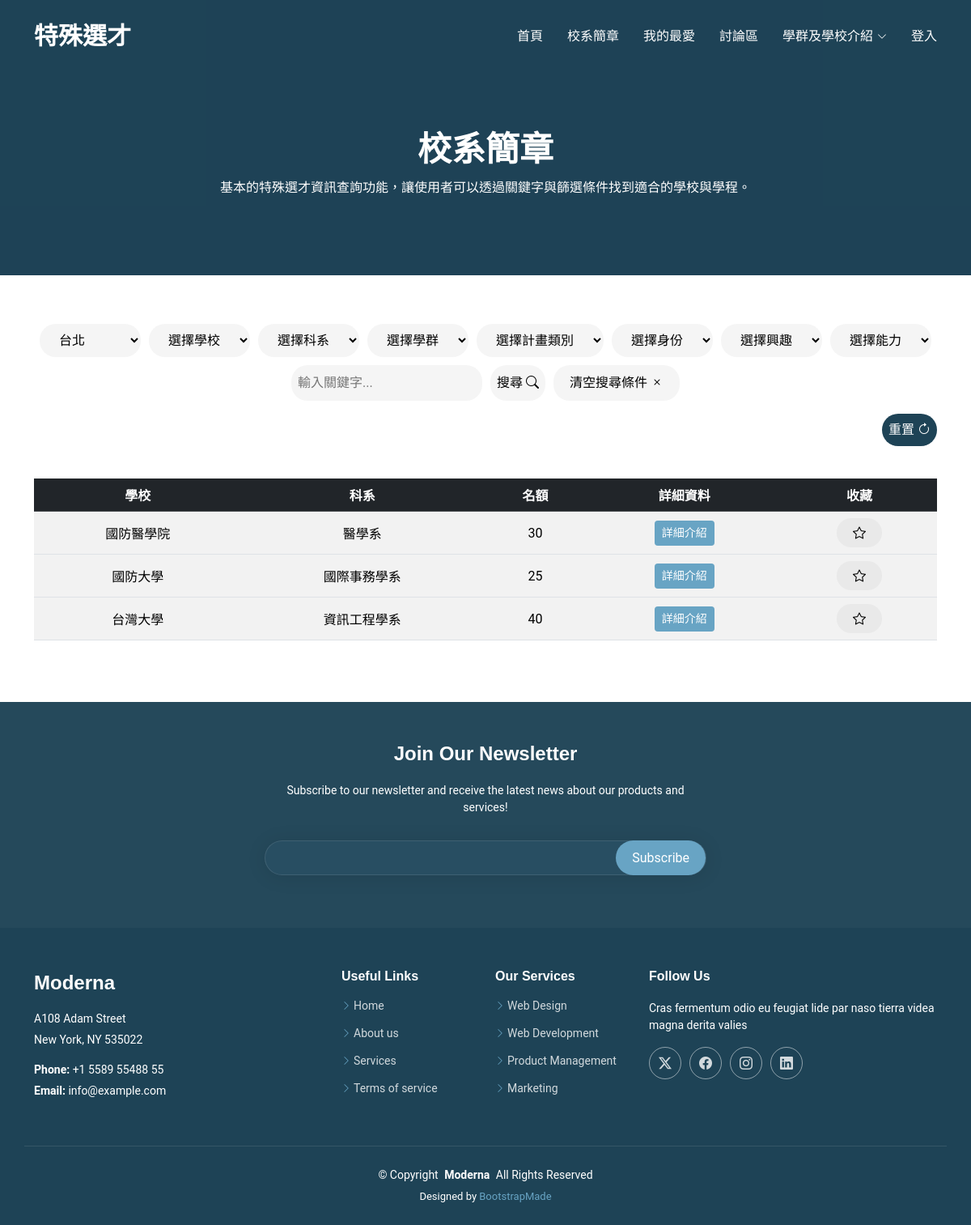
/Moderna/test.php?region=台北, run on the app's committed database.
### tables this page shows
CREATE TABLE `admi_thro_years` (
  `sch_num` varchar(20) NOT NULL,
  `school` varchar(20) NOT NULL,
  `dep` varchar(20) NOT NULL,
  `110` int(80) NOT NULL,
  `111` int(80) NOT NULL,
  `112` int(80) NOT NULL,
  `113` int(80) NOT NULL,
  `114` int(80) NOT NULL
);

CREATE TABLE `sch_description` (
  `Sch_num` varchar(20) NOT NULL,
  `School_Name` varchar(20) NOT NULL,
  `p_type` varchar(10) NOT NULL,
  `Department` varchar(20) NOT NULL,
  `Region` varchar(10) NOT NULL,
  `address` varchar(50) NOT NULL,
  `Disc_Cluster` varchar(10) NOT NULL,
  `Schol_Apti` varchar(10) DEFAULT NULL,
  `Exam_Item` varchar(20) DEFAULT NULL,
  `Talent` varchar(10) DEFAULT NULL,
  `ID` varchar(10) DEFAULT NULL,
  `Plan` varchar(10) DEFAULT NULL,
  `Quota` int(11) NOT NULL,
  `announce` varchar(100) DEFAULT NULL,
  `Contact` varchar(225) DEFAULT NULL,
  `link` varchar(225) DEFAULT NULL,
  `note` varchar(100) DEFAULT NULL
);

### Moderna/test.php (the view, shortened to what this page needs)
<?php include('header.php'); ?>
<!DOCTYPE html>
<html lang="zh-Hant">
<head>
  <link href="assets/vendor/bootstrap/css/bootstrap.min.css" rel="stylesheet">
  <link href="assets/vendor/bootstrap-icons/bootstrap-icons.css" rel="stylesheet">
  <link href="assets/vendor/aos/aos.css" rel="stylesheet">
  <link href="assets/vendor/glightbox/css/glightbox.min.css" rel="stylesheet">
  <link href="assets/vendor/swiper/swiper-bundle.min.css" rel="stylesheet">
  <link href="assets/css/main.css" rel="stylesheet">
</head>
<body class="about-page">
<main class="main">
  <div class="page-title dark-background">
    <div class="container position-relative">
      <h1>校系簡章</h1>
      <p>基本的特殊選才資訊查詢功能，讓使用者可以透過關鍵字與篩選條件找到適合的學校與學程。</p>
    </div>
  </div>
  <section id="about" class="about section">
    <div class="container">
<?php
$servername = "localhost";
$username = "root";
$password = "";
$dbname = "sa-6";
$conn = new mysqli($servername, $username, $password, $dbname);
$filters = [
  "q" => $_GET['q'] ?? "",
  "region" => $_GET['region'] ?? "",
  "department" => $_GET['department'] ?? "",
  "plan" => $_GET['plan'] ?? "",
  "schol_apti" => $_GET['schol_apti'] ?? "",
  "talent" => $_GET['talent'] ?? "",
  "ID" => $_GET['ID'] ?? "",
  "school_name" => $_GET['school_name'] ?? "",
  "disc_cluster" => $_GET['disc_cluster'] ?? ""
];
$sql = "SELECT sd.*, aty.110, aty.111, aty.112, aty.113, aty.114
        FROM sch_description sd
        LEFT JOIN admi_thro_years aty ON sd.Sch_num = aty.sch_num
        WHERE 1=1";
$params = [];
$types = "";
foreach ($filters as $k => $v) {
  if ($k !== "q" && !empty($v)) {
    $sql .= " AND $k = ?";
    $params[] = $v;
    $types .= "s";
  }
}
$stmt = $conn->prepare($sql);
if (!empty($params)) $stmt->bind_param($types, ...$params);
$stmt->execute();
$result = $stmt->get_result();
$results = $result ? $result->fetch_all(MYSQLI_ASSOC) : [];
?>
<div class="filter-container">
<form method="GET" action="" class="filter-form">
    <select name="region">
        <option value="台北" <?php if ($filters["region"] == "台北") echo "selected"; ?>>台北</option>
    </select>
    <select name="school_name">
        <option value="">選擇學校</option>
    </select>
    <select name="department">
        <option value="">選擇科系</option>
    </select>
    <select name="disc_cluster">
        <option value="">選擇學群</option>
    </select>
    <select name="plan">
        <option value="">選擇計畫類別</option>
    </select>
    <select name="ID">
        <option value="">選擇身份</option>
    </select>
    <select name="schol_apti">
        <option value="">選擇興趣</option>
    </select>
    <select name="talent">
        <option value="">選擇能力</option>
    </select>
    <input type="text" name="q" value="<?php echo htmlspecialchars($filters['q']); ?>"
           placeholder="輸入關鍵字..." class="search-input">
    <button type="submit" class="search-button">搜尋 <i class="bi bi-search"></i></button>
    <button type="reset" class="reset-button">清空搜尋條件 <i class="bi bi-x"></i></button>
</form>
</div>
      <div style="display: flex; justify-content: flex-end;">
        <form method="GET" >
        <button type="submit" class="clear-button">重置 <i class="bi bi-arrow-clockwise"></i></button>
        </form>
       </div>
<?php if (!empty($results)): ?>
<table class="table table-striped table-hover align-middle text-center mt-4">
  <thead class="table-dark">
    <tr><th>學校</th><th>科系</th><th>名額</th><th>詳細資料</th><th>收藏</th></tr>
  </thead>
  <tbody>
<?php foreach ($results as $row): ?>
<tr>
  <td><?= htmlspecialchars($row['School_Name']); ?></td>
  <td><?= htmlspecialchars($row['Department']); ?></td>
  <td><?= htmlspecialchars($row['Quota']); ?></td>
  <td>
          <button class="btn  btn-sm" style=" background-color: var(--accent-color); color:white;" type="button" data-bs-toggle="collapse" data-bs-target="#details-<?php echo $row['Sch_num']; ?>" aria-expanded="false" aria-controls="details-<?php echo $row['Sch_num']; ?>">
            詳細介紹
          </button>
        </td>
        <td>
        <button class="favorite-btn" style="background-color:none" data-sch-num="<?php echo $row['Sch_num']; ?>" onclick="toggleStar(this)">
        <i class="bi bi-star"></i>
</button>
        </td>
</tr>
<?php endforeach; ?>
</tbody></table>
<?php else: ?>
<p>沒有找到相關結果。</p>
<?php endif; ?>
</div></section>
</main>
  <footer id="footer" class="footer dark-background">
    <div class="footer-newsletter">
      <div class="container">
        <div class="row justify-content-center text-center">
          <div class="col-lg-6">
            <h4>Join Our Newsletter</h4>
            <p>Subscribe to our newsletter and receive the latest news about our products and services!</p>
            <form action="forms/newsletter.php" method="post" class="php-email-form">
              <div class="newsletter-form"><input type="email" name="email"><input type="submit" value="Subscribe"></div>
            </form>
          </div>
        </div>
      </div>
    </div>
    <div class="container footer-top">
      <div class="row gy-4">
        <div class="col-lg-4 col-md-6 footer-about">
          <a href="index.html" class="d-flex align-items-center">
            <span class="sitename">Moderna</span>
          </a>
          <div class="footer-contact pt-3">
            <p>A108 Adam Street</p>
            <p>New York, NY 535022</p>
            <p class="mt-3"><strong>Phone:</strong> <span>+1 5589 55488 55</span></p>
            <p><strong>Email:</strong> <span>info@example.com</span></p>
          </div>
        </div>
        <div class="col-lg-2 col-md-3 footer-links">
          <h4>Useful Links</h4>
          <ul>
            <li><i class="bi bi-chevron-right"></i> <a href="#">Home</a></li>
            <li><i class="bi bi-chevron-right"></i> <a href="#">About us</a></li>
            <li><i class="bi bi-chevron-right"></i> <a href="#">Services</a></li>
            <li><i class="bi bi-chevron-right"></i> <a href="#">Terms of service</a></li>
          </ul>
        </div>
        <div class="col-lg-2 col-md-3 footer-links">
          <h4>Our Services</h4>
          <ul>
            <li><i class="bi bi-chevron-right"></i> <a href="#">Web Design</a></li>
            <li><i class="bi bi-chevron-right"></i> <a href="#">Web Development</a></li>
            <li><i class="bi bi-chevron-right"></i> <a href="#">Product Management</a></li>
            <li><i class="bi bi-chevron-right"></i> <a href="#">Marketing</a></li>
          </ul>
        </div>
        <div class="col-lg-4 col-md-12">
          <h4>Follow Us</h4>
          <p>Cras fermentum odio eu feugiat lide par naso tierra videa magna derita valies</p>
          <div class="social-links d-flex">
            <a href=""><i class="bi bi-twitter-x"></i></a>
            <a href=""><i class="bi bi-facebook"></i></a>
            <a href=""><i class="bi bi-instagram"></i></a>
            <a href=""><i class="bi bi-linkedin"></i></a>
          </div>
        </div>
      </div>
    </div>
    <div class="container copyright text-center mt-4">
      <p>© <span>Copyright</span> <strong class="px-1 sitename">Moderna</strong> <span>All Rights Reserved</span></p>
      <div class="credits">
        Designed by <a href="https://bootstrapmade.com/">BootstrapMade</a>
      </div>
    </div>
  </footer>
</body>
</html>

### Moderna/assets/css/main.css (style rules this page uses)
:root { --default-font: "Roboto", system-ui, -apple-system, "Segoe UI", Roboto, "Helvetica Neue", Arial, "Noto Sans", "Liberation Sans", sans-serif, "Apple Color Emoji", "Segoe UI Emoji", "Segoe UI Symbol", "Noto Color Emoji"; --heading-font: "Raleway", sans-serif; --nav-font: "Poppins", sans-serif; }
:root { --background-color: #ffffff; --default-color: #555555; --heading-color: #1e4356; --accent-color: #68a4c4; --surface-color: #ffffff; --contrast-color: #ffffff; }
:root { --nav-color: #ffffff; --nav-hover-color: #68a4c4; --nav-mobile-background-color: #ffffff; --nav-dropdown-background-color: #ffffff; --nav-dropdown-color: #555555; --nav-dropdown-hover-color: #68a4c4; }
.dark-background { --background-color: #1e4356; --default-color: #ffffff; --heading-color: #ffffff; --surface-color: #284e62; --contrast-color: #ffffff; }
:root { scroll-behavior: smooth; }
body { color: var(--default-color); background-color: var(--background-color); font-family: var(--default-font); }
a { color: var(--accent-color); text-decoration: none; transition: 0.3s; }
h1, h2, h3, h4, h5, h6 { color: var(--heading-color); font-family: var(--heading-font); }
.footer { color: var(--default-color); background-color: var(--background-color); font-size: 14px; position: relative; }
.footer .footer-newsletter { background-color: color-mix(in srgb, var(--default-color), transparent 97%); padding: 50px 0; }
.footer .footer-newsletter h4 { font-size: 24px; }
.footer .footer-newsletter .newsletter-form { margin-top: 30px; margin-bottom: 15px; padding: 6px 8px; position: relative; border-radius: 4px; background-color: var(--surface-color); border: 1px solid color-mix(in srgb, var(--default-color), transparent 90%); box-shadow: 0px 2px 25px rgba(0, 0, 0, 0.1); display: flex; transition: 0.3s; border-radius: 50px; }
.footer .footer-newsletter .newsletter-form input[type=email] { border: 0; padding: 4px; width: 100%; background-color: var(--surface-color); color: var(--default-color); }
.footer .footer-newsletter .newsletter-form input[type=submit] { border: 0; font-size: 16px; padding: 0 20px; margin: -7px -8px -7px 0; background: var(--accent-color); color: var(--contrast-color); transition: 0.3s; border-radius: 50px; }
.footer .footer-top { padding-top: 50px; }
.footer .social-links a { display: flex; align-items: center; justify-content: center; width: 40px; height: 40px; border-radius: 50%; border: 1px solid color-mix(in srgb, var(--default-color), transparent 50%); font-size: 16px; color: color-mix(in srgb, var(--default-color), transparent 20%); margin-right: 10px; transition: 0.3s; }
.footer h4 { font-size: 16px; font-weight: bold; position: relative; padding-bottom: 12px; }
.footer .footer-links { margin-bottom: 30px; }
.footer .footer-links ul { list-style: none; padding: 0; margin: 0; }
.footer .footer-links ul i { margin-right: 3px; font-size: 12px; line-height: 0; color: var(--accent-color); }
.footer .footer-links ul li { padding: 10px 0; display: flex; align-items: center; }
.footer .footer-links ul li:first-child { padding-top: 0; }
.footer .footer-links ul a { display: inline-block; color: color-mix(in srgb, var(--default-color), transparent 20%); line-height: 1; }
.footer .footer-about a { color: var(--heading-color); font-size: 24px; font-weight: 600; font-family: var(--heading-font); }
.footer .footer-contact p { margin-bottom: 5px; }
.footer .copyright { padding: 25px 0; border-top: 1px solid color-mix(in srgb, var(--default-color), transparent 90%); }
.footer .copyright p { margin-bottom: 0; }
.footer .credits { margin-top: 6px; font-size: 13px; }
.page-title { color: var(--default-color); background-color: var(--background-color); padding: 160px 0 80px 0; text-align: center; position: relative; }
.page-title:before { content: ""; background-color: color-mix(in srgb, var(--background-color), transparent 50%); position: absolute; inset: 0; }
.page-title h1 { font-size: 42px; font-weight: 700; margin-bottom: 10px; }
section, .section { color: var(--default-color); background-color: var(--background-color); padding: 60px 0; scroll-margin-top: 90px; overflow: clip; }

### data on the page
admi_thro_years: sch_num.School_Name "國防醫學院", sch_num.Department "醫學系", sch_num.Quota "30"
admi_thro_years: sch_num.School_Name "國防大學", sch_num.Department "國際事務學系", sch_num.Quota "25"
admi_thro_years: sch_num.School_Name "台灣大學", sch_num.Department "資訊工程學系", sch_num.Quota "40"
